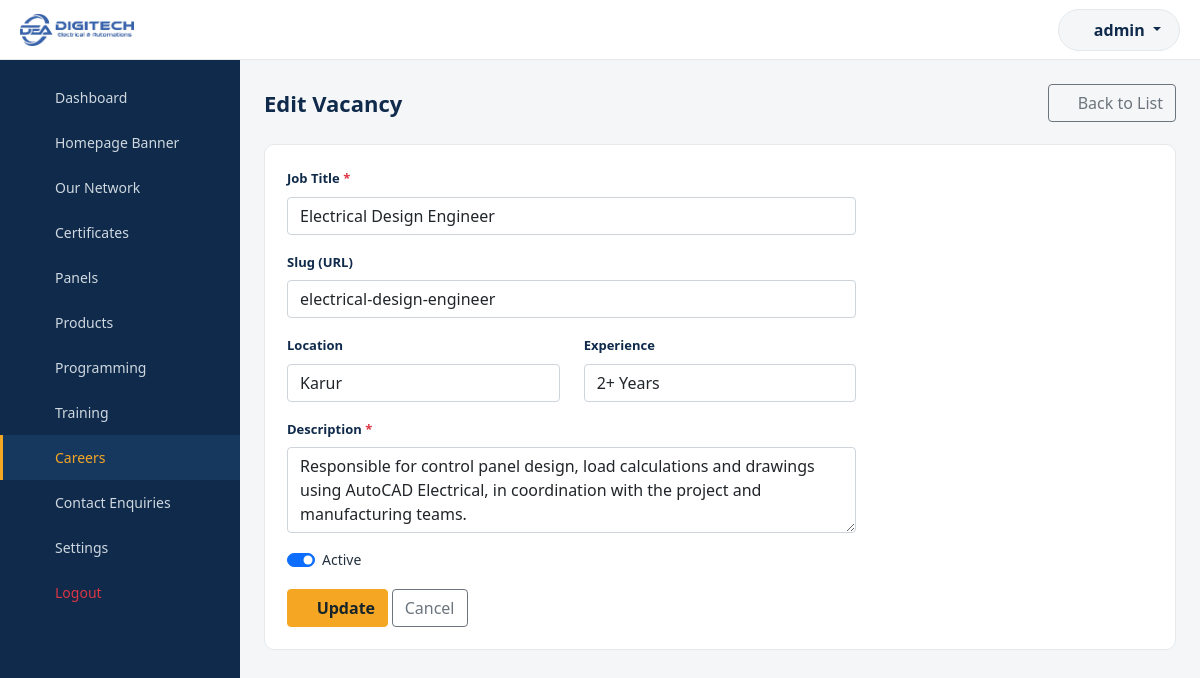
The app's page /ktgadmin/careers/edit.php?id=1 (signed in) with its own data.
### tables this page shows
CREATE TABLE `tbl_careers` (
  `id` INT UNSIGNED NOT NULL AUTO_INCREMENT,
  `slug` VARCHAR(150) NOT NULL,
  `title` VARCHAR(150) NOT NULL,
  `location` VARCHAR(150) NULL,
  `experience` VARCHAR(100) NULL,
  `description` TEXT NOT NULL,
  `display_order` INT NOT NULL DEFAULT 0,
  `status` TINYINT(1) NOT NULL DEFAULT 1,
  `created_at` DATETIME NOT NULL,
  `updated_at` DATETIME NOT NULL,
  PRIMARY KEY (`id`),
  UNIQUE KEY `uq_careers_slug` (`slug`)
);

### ktgadmin/includes/functions.php (called while the page is built, shortened)
<?php
function clean($str)
{
    return htmlspecialchars(trim((string) $str), ENT_QUOTES, 'UTF-8');
}

### ktgadmin/careers/edit.php (the view, shortened to what this page needs)
<?php
require_once __DIR__ . '/../includes/db.php';
require_once __DIR__ . '/../includes/functions.php';
$id = (int) ($_GET['id'] ?? 0);
$stmt = mysqli_prepare($conn, 'SELECT * FROM tbl_careers WHERE id = ?');
mysqli_stmt_bind_param($stmt, 'i', $id);
mysqli_stmt_execute($stmt);
$item = mysqli_fetch_assoc(mysqli_stmt_get_result($stmt));
require_once __DIR__ . '/../includes/header.php';
require_once __DIR__ . '/../includes/sidebar.php';
?>
<div class="page-header">
    <h1>Edit Vacancy</h1>
    <a href="index.php" class="btn btn-outline-secondary"><i class="fa-light fa-arrow-left"></i> Back to List</a>
</div>
<div class="admin-card">
    <form class="ajax-form" action="../ajax/careers.php" method="post" data-redirect="index.php">
        <div class="row">
            <div class="col-md-8">
                <div class="mb-3">
                    <label class="form-label required">Job Title</label>
                    <input type="text" name="title" id="titleInput" class="form-control" required value="<?php echo clean($item['title']); ?>">
                </div>
                <div class="mb-3">
                    <label class="form-label">Slug (URL)</label>
                    <input type="text" name="slug" id="slugInput" class="form-control" value="<?php echo clean($item['slug']); ?>">
                </div>
                <div class="row">
                    <div class="col-md-6">
                        <div class="mb-3">
                            <label class="form-label">Location</label>
                            <input type="text" name="location" class="form-control" value="<?php echo clean($item['location']); ?>">
                        </div>
                    </div>
                    <div class="col-md-6">
                        <div class="mb-3">
                            <label class="form-label">Experience</label>
                            <input type="text" name="experience" class="form-control" value="<?php echo clean($item['experience']); ?>">
                        </div>
                    </div>
                </div>
                <div class="mb-3">
                    <label class="form-label required">Description</label>
                    <textarea name="description" class="form-control" rows="3" required><?php echo clean($item['description']); ?></textarea>
                </div>
                <div class="form-check form-switch mb-3">
                    <input type="checkbox" class="form-check-input" id="statusCheck" name="status" value="1" <?php echo $item['status'] ? 'checked' : ''; ?>>
                    <label class="form-check-label" for="statusCheck">Active</label>
                </div>
            </div>
        </div>
        <button type="submit" class="btn btn-admin-primary"><i class="fa-light fa-floppy-disk"></i> Update</button>
        <a href="index.php" class="btn btn-outline-secondary">Cancel</a>
    </form>
</div>
<?php require_once __DIR__ . '/../includes/footer.php'; ?>

### ktgadmin/css/admin.css (style rules this page uses)
:root { --admin-primary: #F5A623; --admin-dark: #0F2A4A; --admin-dark-2: #16385f; --admin-bg: #f4f6f8; --admin-border: #e5e9ec; }
* { box-sizing: border-box; }
body { background: var(--admin-bg); font-family: system-ui, -apple-system, "Segoe UI", Roboto, sans-serif; font-size: 14px; color: #23303d; margin: 0; }
a { text-decoration: none; }
.page-header { display: flex; align-items: center; justify-content: space-between; flex-wrap: wrap; gap: 12px; margin-bottom: 22px; }
.page-header h1 { font-size: 22px; margin: 0; color: var(--admin-dark); font-weight: 700; }
.admin-card { background: #fff; border-radius: 10px; border: 1px solid var(--admin-border); padding: 22px; }
.btn-admin-primary { background: var(--admin-primary); border-color: var(--admin-primary); color: #17252b; font-weight: 600; }
.form-label { font-weight: 600; font-size: 13px; color: var(--admin-dark); }
.required::after { content: " *"; color: #dc3545; }

### records on screen
tbl_careers: title "Electrical Design Engineer", slug "electrical-design-engineer", location "Karur", experience "2+ Years", description "Responsible for control panel design, load calculations and drawings using AutoCAD Electrical, in coordination with the project and manufacturing teams.", status "☑"

### other values on screen
$adminUsername "admin"
$navItem['label'] "Dashboard"
$navItem['label'] "Homepage Banner"
$navItem['label'] "Our Network"
$navItem['label'] "Certificates"
$navItem['label'] "Panels"
$navItem['label'] "Products"
$navItem['label'] "Programming"
$navItem['label'] "Training"
$navItem['label'] "Careers"
$navItem['label'] "Contact Enquiries"
$navItem['label'] "Settings"
